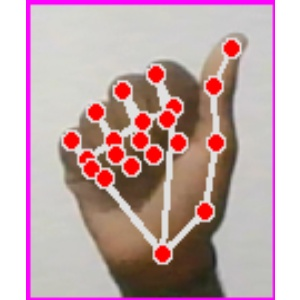
#> input picture frequency domain/Data/A/Image_1695577631.9286444.jpg, 300 x 300 px; its folder holds only this picture in this run
$ python highpass_butter.py
#> lines starting #> are read from the running program, lines starting #| are printed output that depends on the picture
import cv2
import os
import numpy as np

def apply_high_pass_filter_rgb(input_path, output_path):
    # Read the image in color
#> called with input_path = 'Data/A/Image_1695577631.9286444.jpg'
    image = cv2.imread(input_path)
#> image is the input picture: shape (300, 300, 3); mean B, G, R 169.8, 167.2, 194.9

    # Split the image into its R, G, B channels
    b, g, r = cv2.split(image)
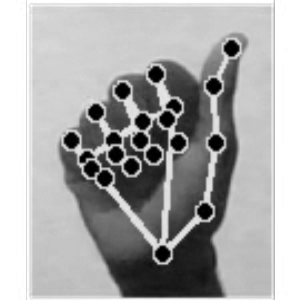
#> b: shape (300, 300); min 0, max 255, mean 169.8
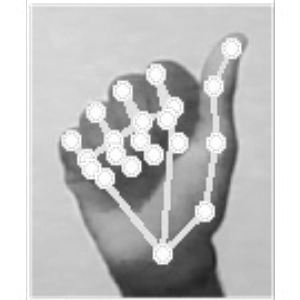
#> r: shape (300, 300); min 31, max 255, mean 194.9

    # Function to apply the high pass filter to a single channel
    M, N = b.shape
#> M = 300; N = 300
    def low_pass_channel(channel):
        F = np.fft.fft2(channel)
        Fshift = np.fft.fftshift(F)
        HPF = np.zeros((M, N), dtype=np.float32)
        D0 = 10
        n = 1
        for u in range(M):
            for v in range(N):
                D = np.sqrt((u - M / 2) ** 2 + (v - N / 2) ** 2)
                HPF[u, v] = 1 / (1 + (D0 / D) ** n)
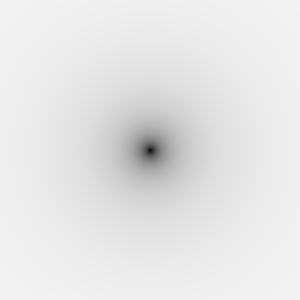
#> HPF: shape (300, 300) float32; min 0, max 0.955, mean 0.903
        Gshift = Fshift * HPF
        G = np.fft.ifftshift(Gshift)
        g = np.abs(np.fft.ifft2(G))
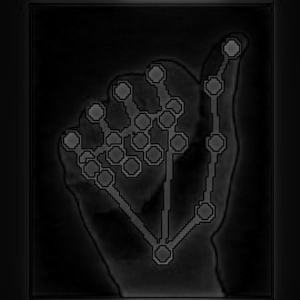
#> g: shape (300, 300) float64; min 0.000268, max 105.2, mean 18.1
        return g

    # Apply the high pass filter to each channel
    b_filtered = low_pass_channel(b)
    g_filtered = low_pass_channel(g)
#> in low_pass_channel (call 2), `g = np.abs(np.fft.ifft2(G))`:
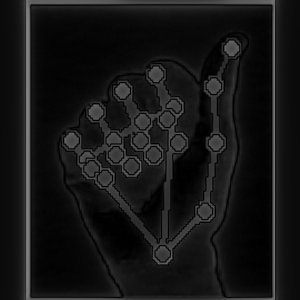
#> g: shape (300, 300) float64; min 0.00191, max 131.9, mean 22.3
    r_filtered = low_pass_channel(r)
#> in low_pass_channel (call 3), `g = np.abs(np.fft.ifft2(G))`:
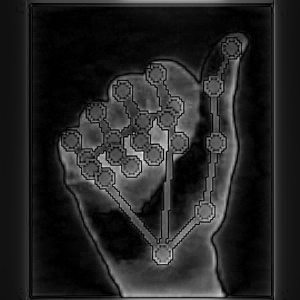
#> g: shape (300, 300) float64; min 4.72e-05, max 94.18, mean 13.7; drawn with min black and max white

    # Merge the filtered channels back into an RGB image
    filtered_image = cv2.merge([b_filtered, g_filtered, r_filtered])
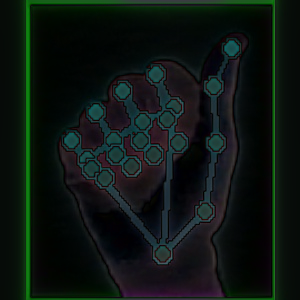
#> filtered_image: shape (300, 300, 3) float64; mean B, G, R 18.1, 22.3, 13.7

    # Convert the floating point image to 8-bit unsigned integer
    filtered_image = cv2.convertScaleAbs(filtered_image)

    # Save the filtered image
    cv2.imwrite(output_path, filtered_image)


# Input and output folder paths
input_root_folder = 'Data'
output_root_folder = 'high_Pass_butter_Filtered_Images_RGB/'

# Ensure the output folder exists; create it if not
if not os.path.exists(output_root_folder):
    os.makedirs(output_root_folder)

# Process images
for folder_name in os.listdir(input_root_folder):
    folder_path = os.path.join(input_root_folder, folder_name)
    if os.path.isdir(folder_path):
        output_folder = os.path.join(output_root_folder, folder_name)
        if not os.path.exists(output_folder):
            os.makedirs(output_folder)

        for filename in os.listdir(folder_path):
            if filename.lower().endswith(('.jpg', '.png')):
                input_path = os.path.join(folder_path, filename)
                output_path = os.path.join(output_folder, filename)

                apply_high_pass_filter_rgb(input_path, output_path)
#> pass 2 of the loop `for folder_name in os.listdir(input_root_folder):`:
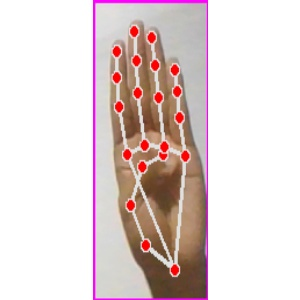
#> input picture frequency domain/Data/B/Image_1695574374.3181033.jpg, 300 x 300 px
#> in apply_high_pass_filter_rgb, image is the input picture: shape (300, 300, 3); mean B, G, R 212, 212.9, 227
#> in low_pass_channel (call 6), `g = np.abs(np.fft.ifft2(G))`:
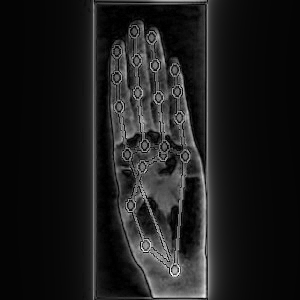
#> g: shape (300, 300) float64; min 0.000128, max 82, mean 9.2; drawn with min black and max white
#> in apply_high_pass_filter_rgb (call 2), `filtered_image = cv2.merge([b_filtered, g_filtered, r_filtered])`:
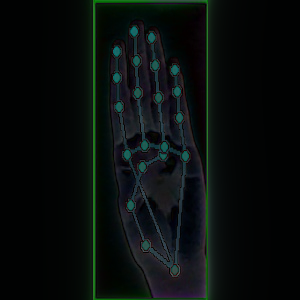
#> filtered_image: shape (300, 300, 3) float64; mean B, G, R 12.9, 14, 9.2

print("High pass filtering complete. Filtered images are saved in", output_root_folder)
